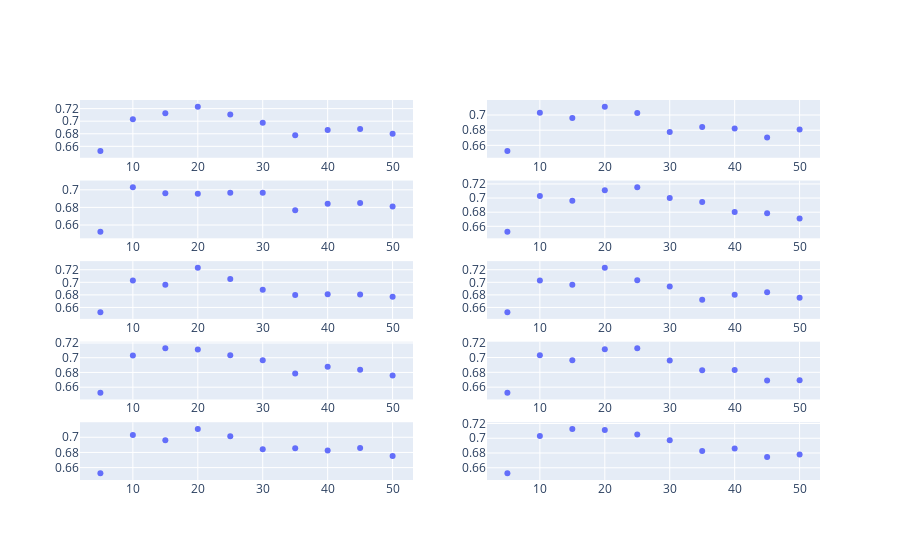

Notebook code cell kept with this figure:
### Code cell
# plot
import plotly
from plotly.subplots import make_subplots
import plotly.express as px

# Use column names of df for the different parameters x, y, color, ...
fig1 = px.scatter(nmf_c, x="n_topics", y="iteration 0", 
                 title="NMF Coherence Score Tuning: Iteration 0",
                 labels={"iteration_0":"coherence Score", "n_topics": "number of topics"} # customize axis label
                )

fig2 = px.scatter(nmf_c, x="n_topics", y="iteration 1", 
                 title="NMF Coherence Score Tuning: Iteration 1",
                 labels={"iteration_1":"coherence Score", "n_topics": "number of topics"} # customize axis label
                )

fig3 = px.scatter(nmf_c, x="n_topics", y="iteration 2", 
                 title="NMF Coherence Score Tuning: Iteration 2",
                 labels={"iteration_2":"coherence Score", "n_topics": "number of topics"} # customize axis label
                )

fig4 = px.scatter(nmf_c, x="n_topics", y="iteration 3", 
                 title="NMF Coherence Score Tuning: Iteration 3",
                 labels={"iteration_3":"coherence Score", "n_topics": "number of topics"} # customize axis label
                )

fig5 = px.scatter(nmf_c, x="n_topics", y="iteration 4", 
                 title="NMF Coherence Score Tuning: Iteration 4",
                 labels={"iteration_4":"coherence Score", "n_topics": "number of topics"} # customize axis label
                )

fig6 = px.scatter(nmf_c, x="n_topics", y="iteration 5", 
                 title="NMF Coherence Score Tuning: Iteration 5",
                 labels={"iteration_5":"coherence Score", "n_topics": "number of topics"} # customize axis label
                )

fig7 = px.scatter(nmf_c, x="n_topics", y="iteration 6", 
                 title="NMF Coherence Score Tuning: Iteration 6",
                 labels={"iteration_6":"coherence Score", "n_topics": "number of topics"} # customize axis label
                )

fig8 = px.scatter(nmf_c, x="n_topics", y="iteration 7", 
                 title="NMF Coherence Score Tuning: Iteration 7",
                 labels={"iteration_7":"coherence Score", "n_topics": "number of topics"} # customize axis label
                )

fig9 = px.scatter(nmf_c, x="n_topics", y="iteration 8", 
                 title="NMF Coherence Score Tuning: Iteration 8",
                 labels={"iteration_8":"coherence Score", "n_topics": "number of topics"} # customize axis label
                )

fig10 = px.scatter(nmf_c, x="n_topics", y="iteration 9", 
                 title="NMF Coherence Score Tuning: Iteration 9",
                 labels={"iteration_9":"coherence Score", "n_topics": "number of topics"} # customize axis label
                )

fig = make_subplots(rows=5, cols=2)
fig.add_trace(fig1['data'][0], row=1, col=1)
fig.add_trace(fig2['data'][0], row=2, col=1)
fig.add_trace(fig3['data'][0], row=3, col=1)
fig.add_trace(fig4['data'][0], row=4, col=1)
fig.add_trace(fig5['data'][0], row=5, col=1)
fig.add_trace(fig6['data'][0], row=1, col=2)
fig.add_trace(fig7['data'][0], row=2, col=2)
fig.add_trace(fig8['data'][0], row=3, col=2)
fig.add_trace(fig9['data'][0], row=4, col=2)
fig.add_trace(fig10['data'][0], row=5, col=2)

fig.show()

### Figure 1 — Plotly figure (JSON) as saved in the notebook; plotly's stock layout.template omitted (floating-point values rounded to 4 significant figures)
{"data": [{"hovertemplate": "number of topics=%{x}<br>iteration 0=%{y}<extra></extra>", "legendgroup": "", "marker": {"color": "#636efa", "symbol": "circle"}, "mode": "markers", "name": "", "orientation": "v", "showlegend": false, "type": "scatter", "x": [5, 10, 15, 20, 25, 30, 35, 40, 45, 50], "xaxis": "x", "y": [0.6524, 0.703, 0.7127, 0.7231, 0.7106, 0.6976, 0.6775, 0.6861, 0.6874, 0.6802], "yaxis": "y"}, {"hovertemplate": "number of topics=%{x}<br>iteration 1=%{y}<extra></extra>", "legendgroup": "", "marker": {"color": "#636efa", "symbol": "circle"}, "mode": "markers", "name": "", "orientation": "v", "showlegend": false, "type": "scatter", "x": [5, 10, 15, 20, 25, 30, 35, 40, 45, 50], "xaxis": "x3", "y": [0.6524, 0.703, 0.6962, 0.6955, 0.6966, 0.6967, 0.6769, 0.6841, 0.6849, 0.681], "yaxis": "y3"}, {"hovertemplate": "number of topics=%{x}<br>iteration 2=%{y}<extra></extra>", "legendgroup": "", "marker": {"color": "#636efa", "symbol": "circle"}, "mode": "markers", "name": "", "orientation": "v", "showlegend": false, "type": "scatter", "x": [5, 10, 15, 20, 25, 30, 35, 40, 45, 50], "xaxis": "x5", "y": [0.6524, 0.703, 0.6962, 0.7231, 0.7051, 0.6881, 0.68, 0.6808, 0.6807, 0.6772], "yaxis": "y5"}, {"hovertemplate": "number of topics=%{x}<br>iteration 3=%{y}<extra></extra>", "legendgroup": "", "marker": {"color": "#636efa", "symbol": "circle"}, "mode": "markers", "name": "", "orientation": "v", "showlegend": false, "type": "scatter", "x": [5, 10, 15, 20, 25, 30, 35, 40, 45, 50], "xaxis": "x7", "y": [0.6524, 0.703, 0.7127, 0.7111, 0.7033, 0.6967, 0.6787, 0.6876, 0.6835, 0.6759], "yaxis": "y7"}, {"hovertemplate": "number of topics=%{x}<br>iteration 4=%{y}<extra></extra>", "legendgroup": "", "marker": {"color": "#636efa", "symbol": "circle"}, "mode": "markers", "name": "", "orientation": "v", "showlegend": false, "type": "scatter", "x": [5, 10, 15, 20, 25, 30, 35, 40, 45, 50], "xaxis": "x9", "y": [0.6524, 0.703, 0.6962, 0.7111, 0.7012, 0.6841, 0.6856, 0.6826, 0.6858, 0.6754], "yaxis": "y9"}, {"hovertemplate": "number of topics=%{x}<br>iteration 5=%{y}<extra></extra>", "legendgroup": "", "marker": {"color": "#636efa", "symbol": "circle"}, "mode": "markers", "name": "", "orientation": "v", "showlegend": false, "type": "scatter", "x": [5, 10, 15, 20, 25, 30, 35, 40, 45, 50], "xaxis": "x2", "y": [0.6524, 0.703, 0.6962, 0.7111, 0.7026, 0.6775, 0.6842, 0.6823, 0.6703, 0.6809], "yaxis": "y2"}, {"hovertemplate": "number of topics=%{x}<br>iteration 6=%{y}<extra></extra>", "legendgroup": "", "marker": {"color": "#636efa", "symbol": "circle"}, "mode": "markers", "name": "", "orientation": "v", "showlegend": false, "type": "scatter", "x": [5, 10, 15, 20, 25, 30, 35, 40, 45, 50], "xaxis": "x4", "y": [0.6524, 0.703, 0.6962, 0.7111, 0.7154, 0.7, 0.6944, 0.6802, 0.6786, 0.671], "yaxis": "y4"}, {"hovertemplate": "number of topics=%{x}<br>iteration 7=%{y}<extra></extra>", "legendgroup": "", "marker": {"color": "#636efa", "symbol": "circle"}, "mode": "markers", "name": "", "orientation": "v", "showlegend": false, "type": "scatter", "x": [5, 10, 15, 20, 25, 30, 35, 40, 45, 50], "xaxis": "x6", "y": [0.6524, 0.703, 0.6962, 0.7231, 0.7034, 0.6932, 0.6721, 0.6803, 0.6844, 0.6752], "yaxis": "y6"}, {"hovertemplate": "number of topics=%{x}<br>iteration 8=%{y}<extra></extra>", "legendgroup": "", "marker": {"color": "#636efa", "symbol": "circle"}, "mode": "markers", "name": "", "orientation": "v", "showlegend": false, "type": "scatter", "x": [5, 10, 15, 20, 25, 30, 35, 40, 45, 50], "xaxis": "x8", "y": [0.6524, 0.703, 0.6962, 0.7111, 0.7124, 0.6959, 0.6829, 0.6833, 0.669, 0.6695], "yaxis": "y8"}, {"hovertemplate": "number of topics=%{x}<br>iteration 9=%{y}<extra></extra>", "legendgroup": "", "marker": {"color": "#636efa", "symbol": "circle"}, "mode": "markers", "name": "", "orientation": "v", "showlegend": false, "type": "scatter", "x": [5, 10, 15, 20, 25, 30, 35, 40, 45, 50], "xaxis": "x10", "y": [0.6524, 0.703, 0.7127, 0.7111, 0.7051, 0.6975, 0.6827, 0.6861, 0.6744, 0.678], "yaxis": "y10"}], "layout": {"autosize": true, "xaxis": {"anchor": "y", "autorange": true, "domain": [0, 0.45], "range": [1.79, 53.21], "type": "linear"}, "xaxis10": {"anchor": "y10", "autorange": true, "domain": [0.55, 1], "range": [1.79, 53.21], "type": "linear"}, "xaxis2": {"anchor": "y2", "autorange": true, "domain": [0.55, 1], "range": [1.79, 53.21], "type": "linear"}, "xaxis3": {"anchor": "y3", "autorange": true, "domain": [0, 0.45], "range": [1.79, 53.21], "type": "linear"}, "xaxis4": {"anchor": "y4", "autorange": true, "domain": [0.55, 1], "range": [1.79, 53.21], "type": "linear"}, "xaxis5": {"anchor": "y5", "autorange": true, "domain": [0, 0.45], "range": [1.79, 53.21], "type": "linear"}, "xaxis6": {"anchor": "y6", "autorange": true, "domain": [0.55, 1], "range": [1.79, 53.21], "type": "linear"}, "xaxis7": {"anchor": "y7", "autorange": true, "domain": [0, 0.45], "range": [1.79, 53.21], "type": "linear"}, "xaxis8": {"anchor": "y8", "autorange": true, "domain": [0.55, 1], "range": [1.79, 53.21], "type": "linear"}, "xaxis9": {"anchor": "y9", "autorange": true, "domain": [0, 0.45], "range": [1.79, 53.21], "type": "linear"}, "yaxis": {"anchor": "x", "autorange": true, "domain": [0.848, 1], "range": [0.6384, 0.7371], "type": "linear"}, "yaxis10": {"anchor": "x10", "autorange": true, "domain": [0, 0.152], "range": [0.6405, 0.7246], "type": "linear"}, "yaxis2": {"anchor": "x2", "autorange": true, "domain": [0.848, 1], "range": [0.6408, 0.7227], "type": "linear"}, "yaxis3": {"anchor": "x3", "autorange": true, "domain": [0.636, 0.788], "range": [0.6424, 0.7129], "type": "linear"}, "yaxis4": {"anchor": "x4", "autorange": true, "domain": [0.636, 0.788], "range": [0.64, 0.7278], "type": "linear"}, "yaxis5": {"anchor": "x5", "autorange": true, "domain": [0.424, 0.576], "range": [0.6384, 0.7371], "type": "linear"}, "yaxis6": {"anchor": "x6", "autorange": true, "domain": [0.424, 0.576], "range": [0.6384, 0.7371], "type": "linear"}, "yaxis7": {"anchor": "x7", "autorange": true, "domain": [0.212, 0.364], "range": [0.6405, 0.7246], "type": "linear"}, "yaxis8": {"anchor": "x8", "autorange": true, "domain": [0.212, 0.364], "range": [0.6406, 0.7242], "type": "linear"}, "yaxis9": {"anchor": "x9", "autorange": true, "domain": [0, 0.152], "range": [0.6408, 0.7227], "type": "linear"}}}
